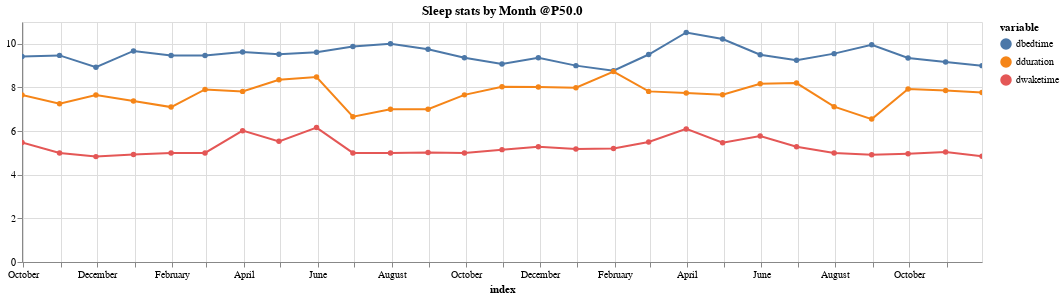
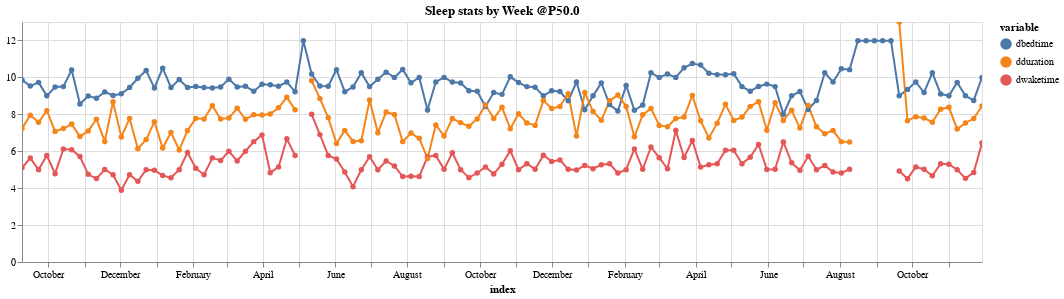

These figures' notebook cell, in order:
### Markdown cell above
# Time Series Analysis using resampling

### Code cell
# fact,domain = "dbedtime", (19,24)
# fact,domain = "dwaketime", (4,9)
# fact, domain = "Heartrate", (50, 80)

summary_quantile = 0.5  # 0.5 for median

print("Scroll to see year markers, select in index to zoom in")

for freq in "Month Week".split():

    pd_freq_value = freq[0]  # hack, pandas Freq are D,W,M

    facts_to_graph = "dbedtime;dwaketime;dduration".split(";")
    to_graph = (
        df.copy()[facts_to_graph].resample(pd_freq_value).quantile(summary_quantile)
    )

    # Convert bedtime from PM to AM so it looks better on a rgraph
    # Assume if bed time is before 12, it's wrapped to the next day. Clamp it ot midnight
    def FixUpBedtime(x):
        return x - 12 if x > 12 else 11.99

    to_graph.dbedtime = to_graph.dbedtime.apply(FixUpBedtime)

    # At this point each summarized fact is in its own column
    # melt them  (e.g. multiplex them) into a single column, which results in variable and value column.

    melted = to_graph.reset_index().melt(
        id_vars=["index"],
    )
    height_in_inches = 60  # todo figure out how to get this by calculation

    selection = alt.selection_multi(fields=["variable"], bind="legend")
    c = (
        alt.Chart(melted)
        .mark_line(point=True)
        .encode(
            y=alt.Y("value", title="", scale=alt.Scale()),
            x="index:T",
            color="variable",
            tooltip=["index:T", "value:Q"],
            opacity=alt.condition(selection, alt.value(1), alt.value(0.2)),
        )
        .properties(
            width=16 * height_in_inches,
            height=4 * height_in_inches,
            title=f"Sleep stats by {freq} @P{summary_quantile*100}",
        )
        .interactive()
    ).add_selection(selection)

    display(c)

### Figure 1 — Vega-Lite specification as saved in the notebook (floating-point values rounded to 4 significant figures)
{"config": {"view": {"continuousWidth": 400, "continuousHeight": 300}}, "data": {"name": "data-3a9e831e5b166b0e075a6a5a59ffb3c3"}, "mark": {"type": "line", "point": true}, "encoding": {"color": {"type": "nominal", "field": "variable"}, "opacity": {"condition": {"value": 1, "selection": "selector001"}, "value": 0.2}, "tooltip": [{"type": "temporal", "field": "index"}, {"type": "quantitative", "field": "value"}], "x": {"type": "temporal", "field": "index"}, "y": {"type": "quantitative", "field": "value", "scale": {}, "title": ""}}, "height": 240, "selection": {"selector002": {"type": "interval", "bind": "scales", "encodings": ["x", "y"]}, "selector001": {"type": "multi", "fields": ["variable"], "bind": "legend"}}, "title": "Sleep stats by Month @P50.0", "width": 960, "$schema": "https://vega.github.io/schema/vega-lite/v4.8.1.json", "datasets": {"data-3a9e831e5b166b0e075a6a5a59ffb3c3": [{"index": "2018-09-30T00:00:00", "variable": "dbedtime", "value": 9.42}, {"index": "2018-10-31T00:00:00", "variable": "dbedtime", "value": 9.47}, {"index": "2018-11-30T00:00:00", "variable": "dbedtime", "value": 8.925}, {"index": "2018-12-31T00:00:00", "variable": "dbedtime", "value": 9.675}, {"index": "2019-01-31T00:00:00", "variable": "dbedtime", "value": 9.465}, {"index": "2019-02-28T00:00:00", "variable": "dbedtime", "value": 9.465}, {"index": "2019-03-31T00:00:00", "variable": "dbedtime", "value": 9.625}, {"index": "2019-04-30T00:00:00", "variable": "dbedtime", "value": 9.52}, {"index": "2019-05-31T00:00:00", "variable": "dbedtime", "value": 9.615}, {"index": "2019-06-30T00:00:00", "variable": "dbedtime", "value": 9.875}, {"index": "2019-07-31T00:00:00", "variable": "dbedtime", "value": 10.0}, {"index": "2019-08-31T00:00:00", "variable": "dbedtime", "value": 9.75}, {"index": "2019-09-30T00:00:00", "variable": "dbedtime", "value": 9.365}, {"index": "2019-10-31T00:00:00", "variable": "dbedtime", "value": 9.08}, {"index": "2019-11-30T00:00:00", "variable": "dbedtime", "value": 9.365}, {"index": "2019-12-31T00:00:00", "variable": "dbedtime", "value": 9.0}, {"index": "2020-01-31T00:00:00", "variable": "dbedtime", "value": 8.77}, {"index": "2020-02-29T00:00:00", "variable": "dbedtime", "value": 9.51}, {"index": "2020-03-31T00:00:00", "variable": "dbedtime", "value": 10.52}, {"index": "2020-04-30T00:00:00", "variable": "dbedtime", "value": 10.22}, {"index": "2020-05-31T00:00:00", "variable": "dbedtime", "value": 9.5}, {"index": "2020-06-30T00:00:00", "variable": "dbedtime", "value": 9.25}, {"index": "2020-07-31T00:00:00", "variable": "dbedtime", "value": 9.55}, {"index": "2020-08-31T00:00:00", "variable": "dbedtime", "value": 9.96}, {"index": "2020-09-30T00:00:00", "variable": "dbedtime", "value": 9.35}, {"index": "2020-10-31T00:00:00", "variable": "dbedtime", "value": 9.165}, {"index": "2020-11-30T00:00:00", "variable": "dbedtime", "value": 9.0}, {"index": "2018-09-30T00:00:00", "variable": "dwaketime", "value": 5.48}, {"index": "2018-10-31T00:00:00", "variable": "dwaketime", "value": 5.0}, {"index": "2018-11-30T00:00:00", "variable": "dwaketime", "value": 4.83}, {"index": "2018-12-31T00:00:00", "variable": "dwaketime", "value": 4.93}, {"index": "2019-01-31T00:00:00", "variable": "dwaketime", "value": 5.0}, {"index": "2019-02-28T00:00:00", "variable": "dwaketime", "value": 5.0}, {"index": "2019-03-31T00:00:00", "variable": "dwaketime", "value": 6.02}, {"index": "2019-04-30T00:00:00", "variable": "dwaketime", "value": 5.53}, {"index": "2019-05-31T00:00:00", "variable": "dwaketime", "value": 6.16}, {"index": "2019-06-30T00:00:00", "variable": "dwaketime", "value": 5.0}, {"index": "2019-07-31T00:00:00", "variable": "dwaketime", "value": 5.0}, {"index": "2019-08-31T00:00:00", "variable": "dwaketime", "value": 5.02}, {"index": "2019-09-30T00:00:00", "variable": "dwaketime", "value": 5.0}, {"index": "2019-10-31T00:00:00", "variable": "dwaketime", "value": 5.15}, {"index": "2019-11-30T00:00:00", "variable": "dwaketime", "value": 5.285}, {"index": "2019-12-31T00:00:00", "variable": "dwaketime", "value": 5.175}, {"index": "2020-01-31T00:00:00", "variable": "dwaketime", "value": 5.2}, {"index": "2020-02-29T00:00:00", "variable": "dwaketime", "value": 5.5}, {"index": "2020-03-31T00:00:00", "variable": "dwaketime", "value": 6.1}, {"index": "2020-04-30T00:00:00", "variable": "dwaketime", "value": 5.47}, {"index": "2020-05-31T00:00:00", "variable": "dwaketime", "value": 5.77}, {"index": "2020-06-30T00:00:00", "variable": "dwaketime", "value": 5.285}, {"index": "2020-07-31T00:00:00", "variable": "dwaketime", "value": 5.0}, {"index": "2020-08-31T00:00:00", "variable": "dwaketime", "value": 4.92}, {"index": "2020-09-30T00:00:00", "variable": "dwaketime", "value": 4.965}, {"index": "2020-10-31T00:00:00", "variable": "dwaketime", "value": 5.045}, {"index": "2020-11-30T00:00:00", "variable": "dwaketime", "value": 4.85}, {"index": "2018-09-30T00:00:00", "variable": "dduration", "value": 7.65}, {"index": "2018-10-31T00:00:00", "variable": "dduration", "value": 7.25}, {"index": "2018-11-30T00:00:00", "variable": "dduration", "value": 7.65}, {"index": "2018-12-31T00:00:00", "variable": "dduration", "value": 7.375}, {"index": "2019-01-31T00:00:00", "variable": "dduration", "value": 7.1}, {"index": "2019-02-28T00:00:00", "variable": "dduration", "value": 7.91}, {"index": "2019-03-31T00:00:00", "variable": "dduration", "value": 7.82}, {"index": "2019-04-30T00:00:00", "variable": "dduration", "value": 8.35}, {"index": "2019-05-31T00:00:00", "variable": "dduration", "value": 8.475}, {"index": "2019-06-30T00:00:00", "variable": "dduration", "value": 6.66}, {"index": "2019-07-31T00:00:00", "variable": "dduration", "value": 7.0}, {"index": "2019-08-31T00:00:00", "variable": "dduration", "value": 7.0}, {"index": "2019-09-30T00:00:00", "variable": "dduration", "value": 7.66}, {"index": "2019-10-31T00:00:00", "variable": "dduration", "value": 8.03}, {"index": "2019-11-30T00:00:00", "variable": "dduration", "value": 8.02}, {"index": "2019-12-31T00:00:00", "variable": "dduration", "value": 7.99}, {"index": "2020-01-31T00:00:00", "variable": "dduration", "value": 8.73}, {"index": "2020-02-29T00:00:00", "variable": "dduration", "value": 7.82}, {"index": "2020-03-31T00:00:00", "variable": "dduration", "value": 7.75}, {"index": "2020-04-30T00:00:00", "variable": "dduration", "value": 7.67}, {"index": "2020-05-31T00:00:00", "variable": "dduration", "value": 8.17}, {"index": "2020-06-30T00:00:00", "variable": "dduration", "value": 8.2}, {"index": "2020-07-31T00:00:00", "variable": "dduration", "value": 7.12}, {"index": "2020-08-31T00:00:00", "variable": "dduration", "value": 6.55}, {"index": "2020-09-30T00:00:00", "variable": "dduration", "value": 7.925}, {"index": "2020-10-31T00:00:00", "variable": "dduration", "value": 7.86}, {"index": "2020-11-30T00:00:00", "variable": "dduration", "value": 7.77}]}}

### Figure 2 — Vega-Lite specification as saved in the notebook (floating-point values rounded to 4 significant figures; data arrays with more than 128 entries replaced by an {"elided": "..."} marker saying what was removed)
{"config": {"view": {"continuousWidth": 400, "continuousHeight": 300}}, "data": {"name": "data-4d048a8e0f16d34c2ae250de42494223"}, "mark": {"type": "line", "point": true}, "encoding": {"color": {"type": "nominal", "field": "variable"}, "opacity": {"condition": {"value": 1, "selection": "selector003"}, "value": 0.2}, "tooltip": [{"type": "temporal", "field": "index"}, {"type": "quantitative", "field": "value"}], "x": {"type": "temporal", "field": "index"}, "y": {"type": "quantitative", "field": "value", "scale": {}, "title": ""}}, "height": 240, "selection": {"selector004": {"type": "interval", "bind": "scales", "encodings": ["x", "y"]}, "selector003": {"type": "multi", "fields": ["variable"], "bind": "legend"}}, "title": "Sleep stats by Week @P50.0", "width": 960, "$schema": "https://vega.github.io/schema/vega-lite/v4.8.1.json", "datasets": {"data-4d048a8e0f16d34c2ae250de42494223": {"elided": "351 records"}}}
